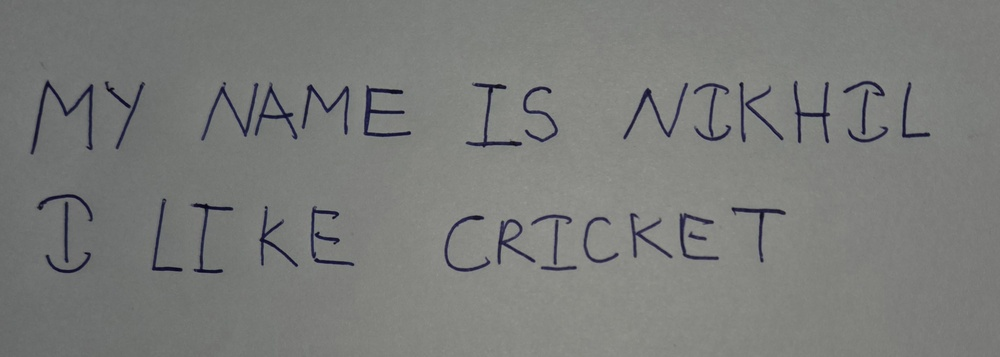
#> input picture image_recognition/english.jpg, 1000 x 357 px, shrunk from 2506 x 894 before the run
$ jupyter execute --allow-errors english_recognition.ipynb
#> lines starting #> are read from the running program, lines starting #| are printed output that depends on the picture; after the words box and inside, x2 and y2 are one past the last pixel; in counts of white or black regions, pixels touching at a corner belong together
[cell 1]
# Install required libraries:
# pip install pillow pytesseract opencv-python

from PIL import Image
import pytesseract
import cv2
import numpy as np

[cell 2]
def ocr_image(path, preprocess=True):
    # Load image using OpenCV
#> called with path = 'english.jpg', preprocess = True
    img = cv2.imread(path)
#> img is the input picture: shape (357, 1000, 3); mean B, G, R 121.6, 123.8, 122.6
    if img is None:
        raise FileNotFoundError(f"Image not found: {path}")

    if preprocess:
        gray = cv2.cvtColor(img, cv2.COLOR_BGR2GRAY)
        blur = cv2.GaussianBlur(gray, (3, 3), 0)
        thresh = cv2.threshold(blur, 0, 255,
                               cv2.THRESH_BINARY + cv2.THRESH_OTSU)[1]
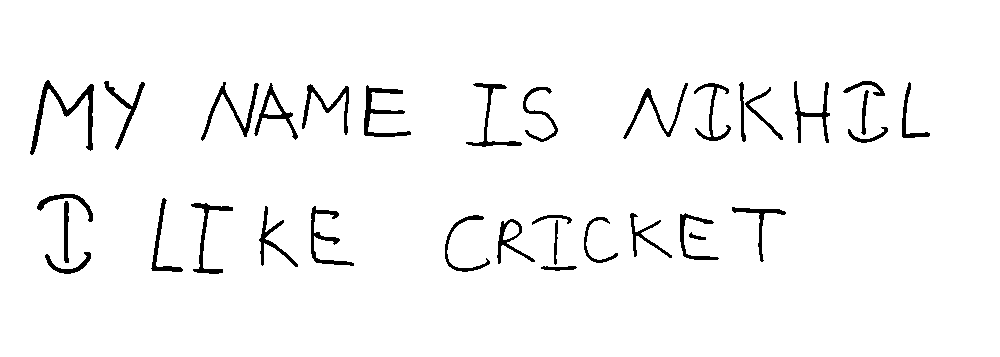
#> thresh: shape (357, 1000); 96.4% white; 34 black regions, largest, box (x1, y1, x2, y2) and area: (30, 80, 94, 155) 961, (364, 85, 411, 137) 693, (201, 82, 259, 141) 595
        img_for_ocr = thresh
    else:
        img_for_ocr = img

    # Convert to PIL format
    pil_img = Image.fromarray(img_for_ocr)

    # Extract text
    text = pytesseract.image_to_string(pil_img, lang='eng', config='--psm 6')
    return text

[cell 3]
image_path = 'english.jpg'
#> (the rest of this cell did not finish here and is left out)

[cell 4]
image_path = 'hindi.jpg'
#> (the rest of this cell did not finish here and is left out)

#> call 2 of ocr_image, with path = 'hindi.jpg', preprocess = True
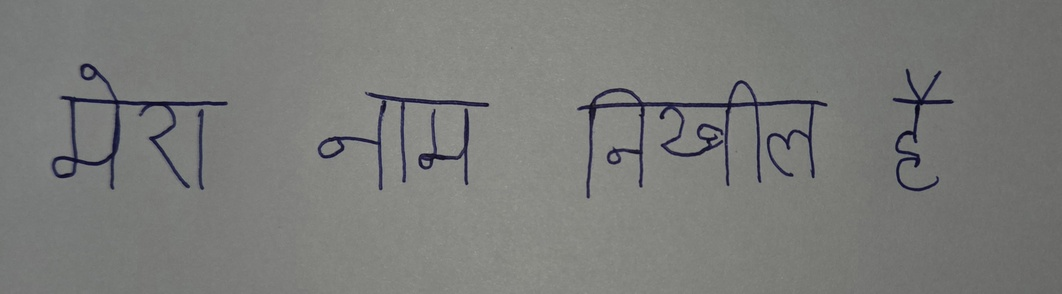
#> input picture image_recognition/hindi.jpg, 1062 x 294 px, shrunk from 2662 x 738 before the run
#> in ocr_image, img is the input picture: shape (294, 1062, 3); mean B, G, R 121.2, 123.6, 122.8
#> in ocr_image (call 2), `thresh = cv2.threshold(blur, 0, 255, cv2.THRESH_BINARY + cv2.THRESH_OT..`:
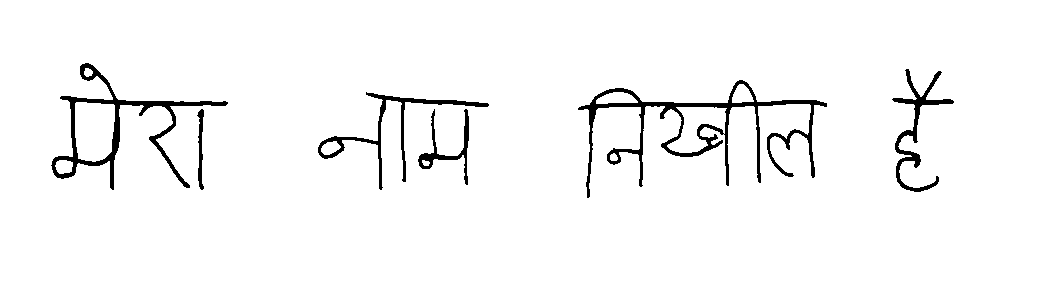
#> thresh: shape (294, 1062); 96.7% white; 6 black regions, box (x1, y1, x2, y2) and area: (578, 80, 827, 198) 3969, (51, 63, 228, 190) 2644, (318, 92, 489, 190) 1417, (892, 69, 954, 192) 1300, (418, 109, 469, 185) 701, (197, 109, 204, 190) 301
